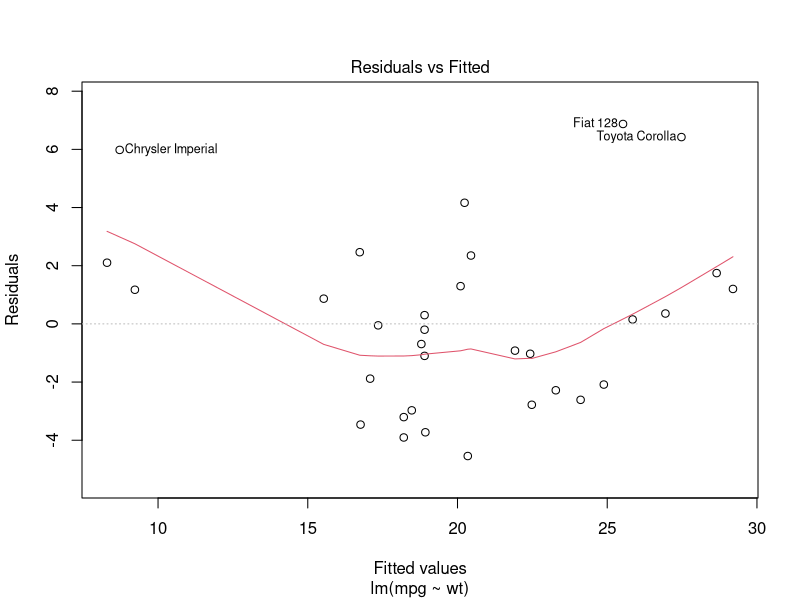
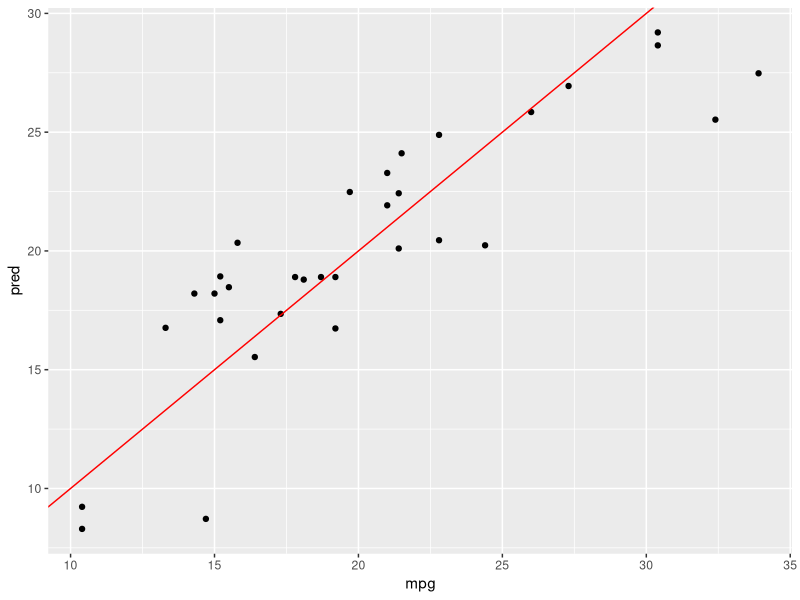
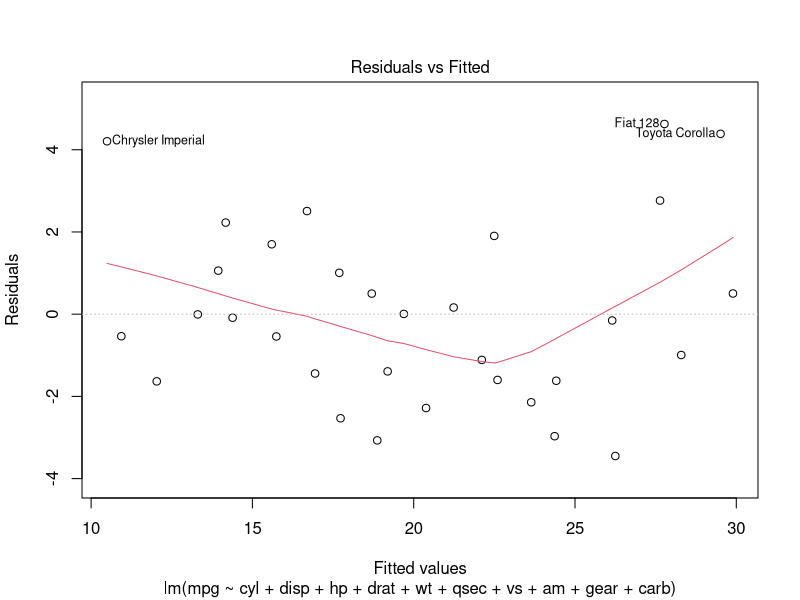
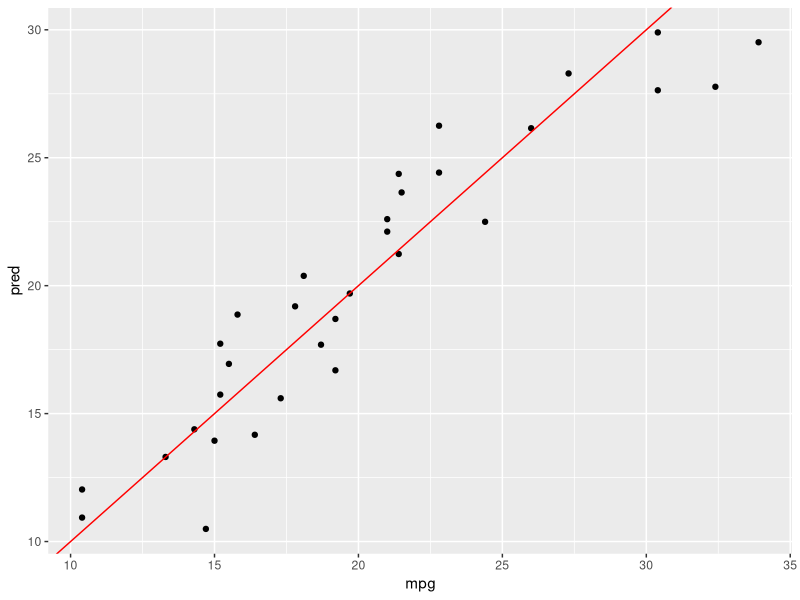

Write R code to recreate these figures, in order.
## ---- chunk 1
library(tidyverse)
## ---- chunk 2
library(MASS)
## ---- chunk 3
data("mtcars")
## ---- chunk 4
? mtcars
## ---- chunk 5
View(mtcars)
## ---- chunk 6
mpgModel_wt = lm(formula = mpg ~ wt, data = mtcars)
## ---- chunk 7
plot(mpgModel_wt, which =1)
## ---- chunk 8
# Creating a data frame with actual values and predicted values.
mpgPredictions_wt = data.frame(mpg = mtcars$mpg, pred = mpgModel_wt$fitted.values)  
## ---- chunk 9
mpgPredictions_wt
## ---- chunk 10
ggplot(data = mpgPredictions_wt, aes(x = mpg , y = pred)) + geom_point() + geom_abline(mapping = aes(slope = 1, intercept = 0), color ='red ')
## ---- chunk 11
summary(mpgModel_wt)
## ---- chunk 12
mpgModel_all = lm(formula = mpg ~ cyl + disp + hp + drat + wt + qsec + vs + am + gear + carb, data = mtcars)
## ---- chunk 13
plot(mpgModel_all, which =1)
## ---- chunk 14
# Creating a data frame with actual values and predicted values.
mpgPredictions_all = data.frame(mpg = mtcars$mpg, pred = mpgModel_all$fitted.values)  
## ---- chunk 15
mpgPredictions_all
## ---- chunk 16
ggplot(data = mpgPredictions_all, aes(x = mpg , y = pred)) + geom_point() + geom_abline(mapping = aes(slope = 1, intercept = 0), color ='red ')
## ---- chunk 17
summary(mpgModel_all)
## ---- chunk 18
reducedModel  = step(mpgModel_all, direction ="backward")
## ---- chunk 19
summary(reducedModel)
## ---- chunk 20
# Creating a data frame with actual values and predicted values.
mpgPredictions = data.frame(mpg = mtcars$mpg, pred_ConsideringOnlyWeight = mpgModel_wt$fitted.values, pred_ConsideringAll = mpgModel_all$fitted.values, pred_UsingStepFun = reducedModel$fitted.values)  
## ---- chunk 21
mpgPredictions
